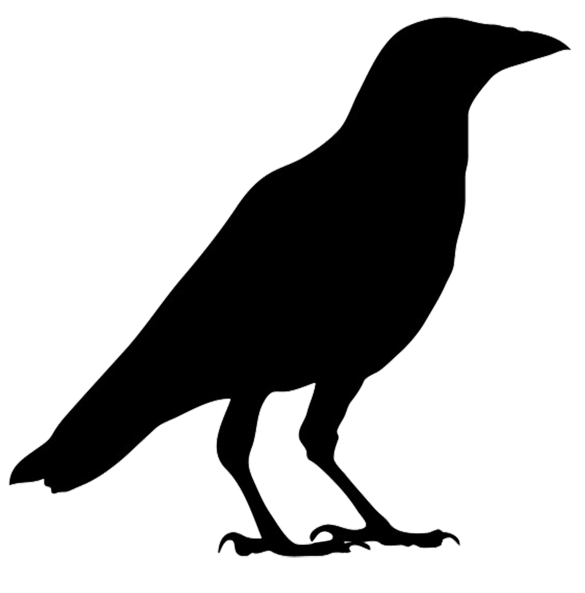
#> input picture crow_silhouette.png, 1169 x 1185 px (shown at 1/2 size)
$ python art_program_12_crows2.py
#> lines starting #> are read from the running program, lines starting #| are printed output that depends on the picture
# ValentinaCrowArtBright.py

import numpy as np
from PIL import Image, ImageDraw, ImageFilter, ImageOps

class ArtGenerator:
    def __init__(self, canvas_size=1000):
#> called with canvas_size = 1000
        self.canvas_size = canvas_size
        self.crow_silhouette = Image.open("crow_silhouette.png").convert('RGBA')  # Assuming you have a crow silhouette PNG image
#> self.crow_silhouette is the input picture: PIL image 1169x1185 RGBA; mean R, G, B, A 154.7, 154.7, 154.7, 73.2

    def generate_mysterious_art(self, num_crows=50):
#> called with num_crows = 60
        canvas = self._generate_light_background()
        for _ in range(num_crows):
            canvas = self._add_crow(canvas)
#> this loop made 60 passes
#> pass 1, in _add_crow, `image = Image.fromarray(canvas)`:
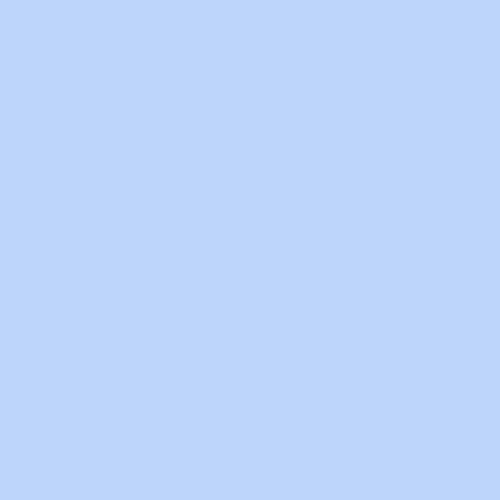
#> image: PIL image 1000x1000 RGB (shown at 1/2 size); mean R, G, B 190, 213, 251
#> pass 1, in _add_crow, `crow = self.crow_silhouette.resize((crow_size, int(crow_size * self.cr..`:
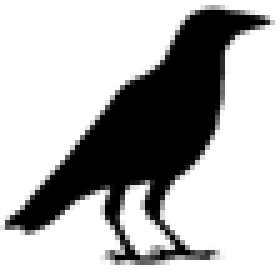
#> crow: PIL image 56x56 RGBA (shown 5 times larger); mean R, G, B, A 2.5, 2.5, 2.5, 73.3; transparent parts drawn white
#> pass 2, in _add_crow (call 2), `crow = self.crow_silhouette.resize((crow_size, int(crow_size * self.cr..`:
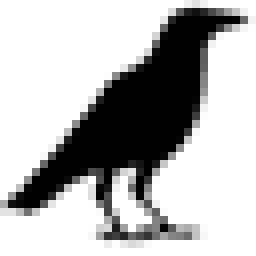
#> crow: PIL image 32x32 RGBA (shown 8 times larger); mean R, G, B, A 2.8, 2.8, 2.8, 73.4; transparent parts drawn white
#> after the loop:
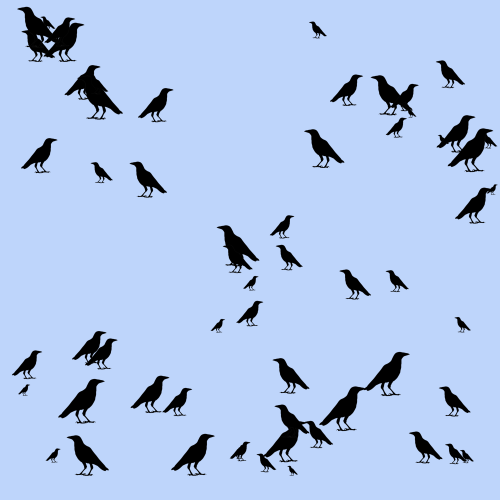
#> canvas: shape (1000, 1000, 3) (shown at 1/2 size); mean of channels 0, 1, 2 176.6, 198, 233.3; drawn as R, G, B
        canvas = Image.fromarray(canvas).filter(ImageFilter.GaussianBlur(1))
#> canvas: PIL image 1000x1000 RGB
        return np.array(canvas)

    def _generate_light_background(self):
        soft_palette = [(np.random.randint(180, 240), np.random.randint(180, 240), np.random.randint(180, 240)),    # soft grays
                        (np.random.randint(190, 240), np.random.randint(210, 240), np.random.randint(240, 255)),    # light blues
                        (np.random.randint(240, 255), np.random.randint(220, 235), np.random.randint(180, 200))]   # muted golds
        color = np.array(soft_palette[np.random.choice(len(soft_palette))], dtype=np.uint8)
        return np.full((self.canvas_size, self.canvas_size, 3), color, dtype=np.uint8)

    def _add_crow(self, canvas):
        image = Image.fromarray(canvas)
        crow_size = np.random.randint(20, 100)
        crow = self.crow_silhouette.resize((crow_size, int(crow_size * self.crow_silhouette.height / self.crow_silhouette.width)))
        if np.random.rand() > 0.5:
            crow = ImageOps.mirror(crow)
        position = (np.random.randint(0, self.canvas_size - crow.width), np.random.randint(0, self.canvas_size - crow.height))
        image.paste(crow, position, crow)
        return np.array(image)

    def display_artwork(self, artwork):
        Image.fromarray(artwork).show()

if __name__ == "__main__":
    canvas_size = 1000
    num_crows = 60

    art_generator = ArtGenerator(canvas_size)

    artwork = art_generator.generate_mysterious_art(num_crows)
    art_generator.display_artwork(artwork)
